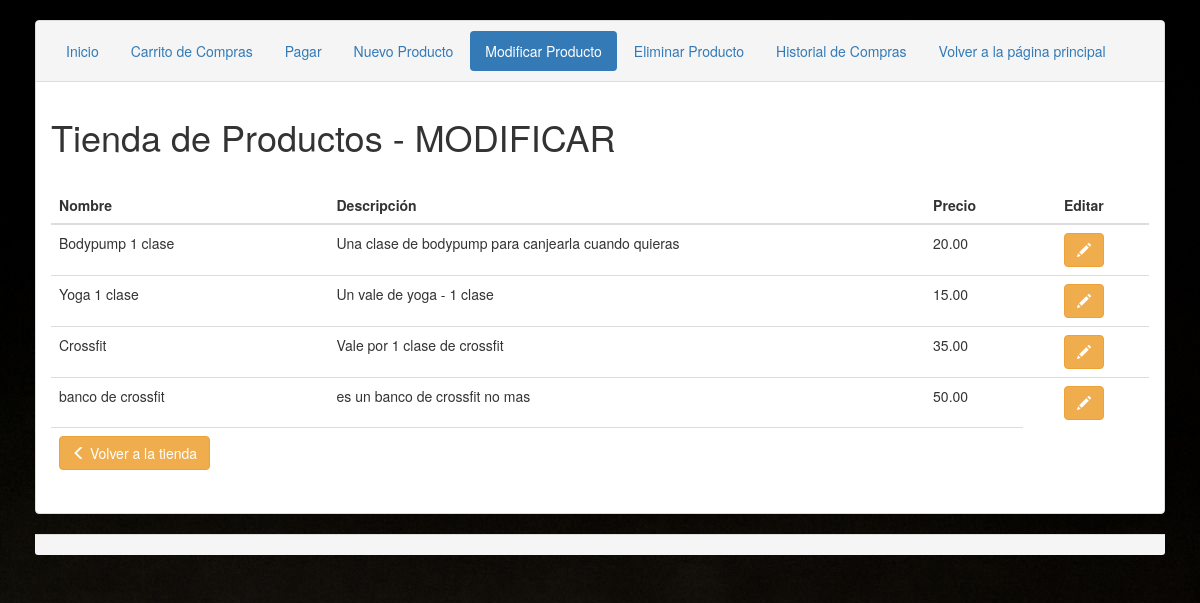
The page /carrito-master/admin/ModificarProducto.php on the database as committed earlier.
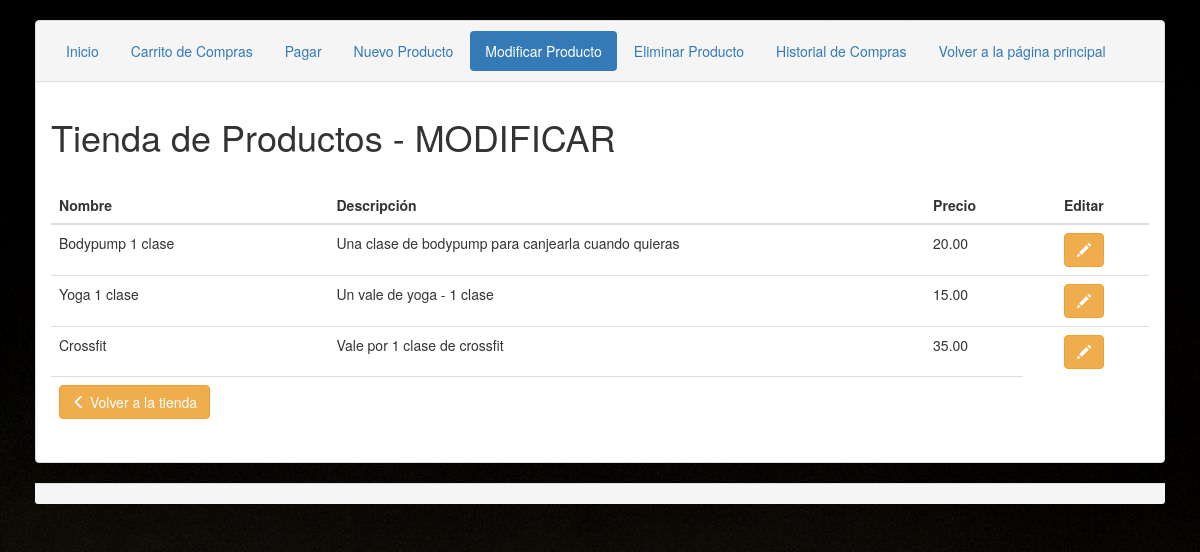
The same page on the database as committed later.
### tables this page shows
CREATE TABLE IF NOT EXISTS `mis_productos` (
  `id` int(11) NOT NULL AUTO_INCREMENT,
  `name` varchar(200) NOT NULL,
  `description` text NOT NULL,
  `price` float(10,2) NOT NULL,
  `created` datetime NOT NULL,
  `modified` datetime NOT NULL,
  `status` enum('1','0') NOT NULL DEFAULT '1',
  `image` varchar(255) NOT NULL,
  `featured` int(11) NOT NULL COMMENT 'para que salga en productos destacados',
  PRIMARY KEY (`id`)
);

### carrito-master/admin/ModificarProducto.php (the view, shortened to what this page needs)
<!DOCTYPE html>
<html lang="es">
<head>
    <link rel="stylesheet" href="http://maxcdn.bootstrapcdn.com/bootstrap/3.3.7/css/bootstrap.min.css">
</head>
</head>
<body>
    <div class="container">
        <div class="panel panel-default">
            <div class="panel-heading">
                <ul class="nav nav-pills">
                    <li role="presentation"><a href="index.php">Inicio</a></li>
                    <li role="presentation"><a href="VerCarta.php">Carrito de Compras</a></li>
                    <li role="presentation"><a href="Pagos.php">Pagar</a></li>
                    <li role="presentation"><a href="AgregarProducto.php">Nuevo Producto</a></li>
                    <li role="presentation" class="active"><a href="ModificarProducto.php">Modificar Producto</a></li>
                    <li role="presentation"><a href="EliminarProducto.php">Eliminar Producto</a></li>
                    <li role="presentation"><a href="historialCompras.php">Historial de Compras</a></li>
                    <li role="presentation"><a href="../../index2.php">Volver a la página principal</a></li>
                </ul>
            </div>
            <div class="panel-body">
                <h1>Tienda de Productos - MODIFICAR</h1>
                <table class="table">
                    <thead>
                        <tr>
                            <th>Nombre</th>
                            <th>Descripción</th>
                            <th>Precio</th>
                            <th>&nbsp;</th>
                            <th>Editar</th>
                        </tr>
                    </thead>
                    <tbody>
                        <?php
                        include 'Configuracion.php';
                        $selectquery = "SELECT id, name, description, price FROM mis_productos;";
                        $result = mysqli_query($db , $selectquery) or die(mysqli_error($db));
                        if (mysqli_num_rows($result) > 0) {
                            while($row = mysqli_fetch_assoc($result)) {
                                echo "
                                <tr>
                                    <td>".$row["name"]."</td>
                                    <td>".$row["description"]."</td>
                                    <td>".$row["price"]."</td>
                                    <td>&nbsp;</td>
                                    <td>
                                        <a href='ModificarUnProducto.php?id=". $row["id"]."' class='btn btn-warning' onclick=\"return confirm('¿Deseas Editar el Producto?');\"><i class='glyphicon glyphicon-pencil'></i></a>
                                    </td>
                                </tr>
                                ";
                            }
                        } else {
                            echo "<script>alert('0 Resultados');</script>";
                        }
                        ?>
                    </tbody>
                    <tfoot>
                        <tr>
                            <td><a href="index.php" class="btn btn-warning"><i class="glyphicon glyphicon-menu-left"></i> Volver a la tienda</a></td>
                            <td colspan="2"></td>
                        </tr>
                    </tfoot>
                </table>
            </div>
        </div>
        <div class="panel-footer"></div>
    </div>
</body>
</html>

Rows that differ between the two databases and show on the page:
removed mis_productos: name "banco de crossfit", description "es un banco de crossfit no mas", price "50.00"
